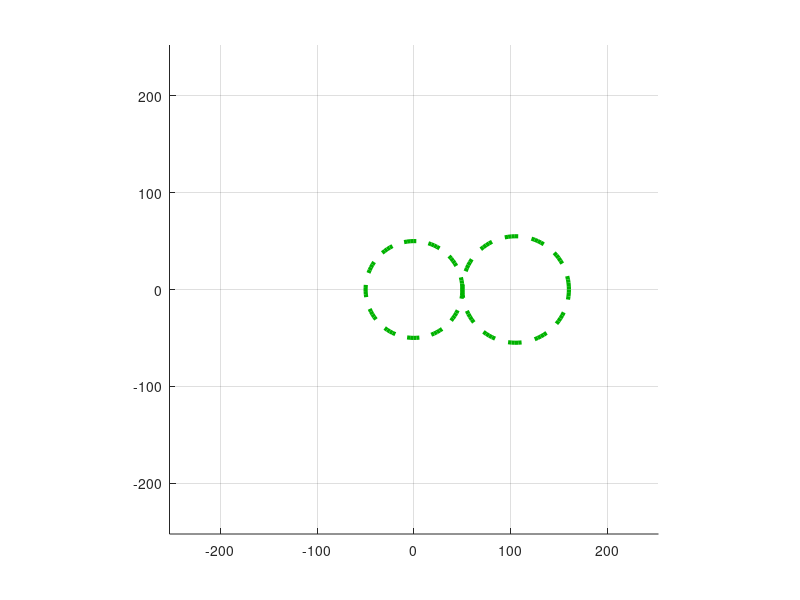

Reproduce this figure in MATLAB. (Note: this script raises an error after producing the figure.)
%-------USER INPUT PARAMTERS:

%define radii and arms length
%NOTE: L for left and R for Right
%Arms length      Radii length 
Larm=200;           Lradius=50; 
Rarm=200;           Rradius=55;   
%radial velocity of left gear
w=100; %is implemented in pause (forloop)
%amount of cycles
T=10;
%----------------------------

%constrained ground link length.
x0=Lradius+Rradius; 

%define Theta vectors
LTheta=T*linspace(0,2*pi,100*T); %Define full circle for left gear
if Rradius>Lradius %make sure we make full revolution on both gears
    LTheta=LTheta*Rradius/Lradius;
end
RTheta=-LTheta*Lradius/Rradius;

%Create figure and axes
fig=figure;
ax=axes(fig); hold(ax,'on'); grid(ax,'on'); axis(ax,'equal');
BoxLength=(Lradius+Rradius+Larm+Rarm)/2;
xlim(ax,[-BoxLength,BoxLength]);
ylim(ax,[-BoxLength,BoxLength]);
%Draw gear boundries %NOTE: (0,0) is set to the center of the left gear
t=linspace(0,2*pi,100);
gearL=Lradius*exp(1i*t);
gearR=x0+Rradius*exp(1i*t); %draws a full circle
plot(ax,gearL,'--','color',[0,0.7,0],'linewidth',3);
plot(ax,gearR,'--','color',[0,0.7,0],'linewidth',3);

%Draw links and animation
for j=1:length(LTheta)
    %find angles Lphi and Rphi
    delta=CalculateDelta(Lradius,Rradius,Larm,Rarm,x0,LTheta(j),RTheta(j));
    [Lphi,Rphi]=CalculateBetaGama(Lradius,Rradius,Larm,Rarm,x0,LTheta(j),RTheta(j),delta);
    %Calculate radii and arm vectors
    vLradius=Lradius*exp(1i*LTheta(j));
    vRradius=x0+Rradius*exp(1i*RTheta(j));
    vLarm=vLradius+Larm*exp(1i*Lphi);
    vRarm=vRradius+Rarm*exp(1i*Rphi);
    
    %plot links
    hvLr=plot(ax,[0,vLradius],'b','linewidth',3);
    hvRr=plot(ax,[x0,vRradius],'b','linewidth',3);
    hvLa=plot(ax,[vLradius,vLarm],'r','linewidth',3);
    hvRa=plot(ax,[vRradius,vRarm],'r','linewidth',3);
    
    %scatter a point on track
    plot(ax,vLarm,'marker','o','color','k','markersize',1);
    
    pause(0.1/w);
    delete([hvLr,hvRr,hvLa,hvRa]);
end

function delta=CalculateDelta(Lradius,Rradius,Larm,Rarm,x0,LTheta,RTheta)
%Input: 
%a0-a3: numeric values representing links lengt
%alpha: rad degree

%Output:
%delta: rad degree. returns empty if delta isnt real
Px=Rradius*cos(RTheta)-Lradius*cos(LTheta)+x0;
Py=Rradius*sin(RTheta)-Lradius*sin(LTheta);
delta=acos((Larm^2+Rarm^2-Px^2-Py^2)/(2*Rarm*Larm)); %rad
delta=real(delta); %to fix numerical issues
end

function [Rphi,Lphi]=CalculateBetaGama(Lradius,Rradius,Larm,Rarm,x0,LTheta,RTheta,delta)
%calculates angle gama 
Px=Rradius*cos(RTheta)-Lradius*cos(LTheta)+x0;
Py=+Rradius*sin(RTheta)-Lradius*sin(LTheta);
A=[Larm*cos(delta)-Rarm,-Larm*sin(delta);
    Larm*sin(delta),Larm*cos(delta)-Rarm];
b=[Px;Py];
x=A\b; %[cos(beta);sin(beta)]

Lphi=atan2(x(2),x(1));
Rphi=Lphi+delta;
Rphi=real(Rphi); %to fix numerical issues
end